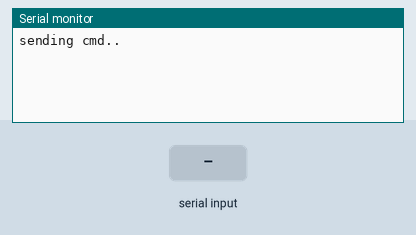
The sketch below on a simulated Arduino Uno, built with avr-gcc and run on an emulated ATmega328P. Parts: the last lines printed to the serial monitor. The inputs (shaded band) are chosen by the test bench.

Above: at 3.2 s.
3.3 s: "1" received over the second serial link
At 3.8 s:
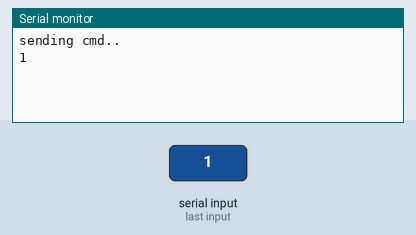
4.8 s: "0" received over the second serial link
At 6.1 s:
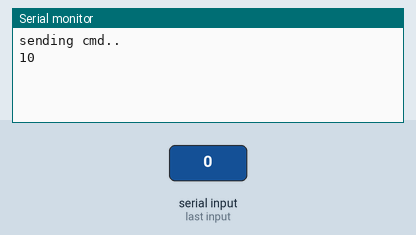

The sketch:

bt_config.ino
```cpp
#include "SoftwareSerial.h"

/*
 *  BT module connection:
 *  - pin 2 <=> TXD
 *  - pin 3 <=> RXD
 *
 */
SoftwareSerial btChannel(2, 3);

void setup() {
  Serial.begin(9600);
  while (!Serial) {};

  btChannel.begin(9600);

  Serial.println("sending cmd..");
  /* check if it is there */
  btChannel.print("AT");
  delay(1000);

  /* set the name */
  btChannel.print("AT+NAMEArduinoIsmi"); // Set the name to isiXX
  delay(1000);

  /* get the version */
  // btChannel.print("AT+VERSION");
  // delay(1000);

  /* get the name */
  // btChannel.print("AT+NAME");
  // delay(1000);

  /* get the name */
  // btChannel.print("AT+ADDR");
  // delay(1000);

}

void loop() {

  /* reading data from BT to Serial */
  if (btChannel.available())
    Serial.write(btChannel.read());

  /* reading data from the Serial to BT */
  if (Serial.available())
    btChannel.write(Serial.read());
}
```

Measured:
- after the input at 3.3 s, the serial monitor: prints a new line at once (image 1)
- after the input at 4.8 s, the serial monitor: prints a new line at once (image 2)
